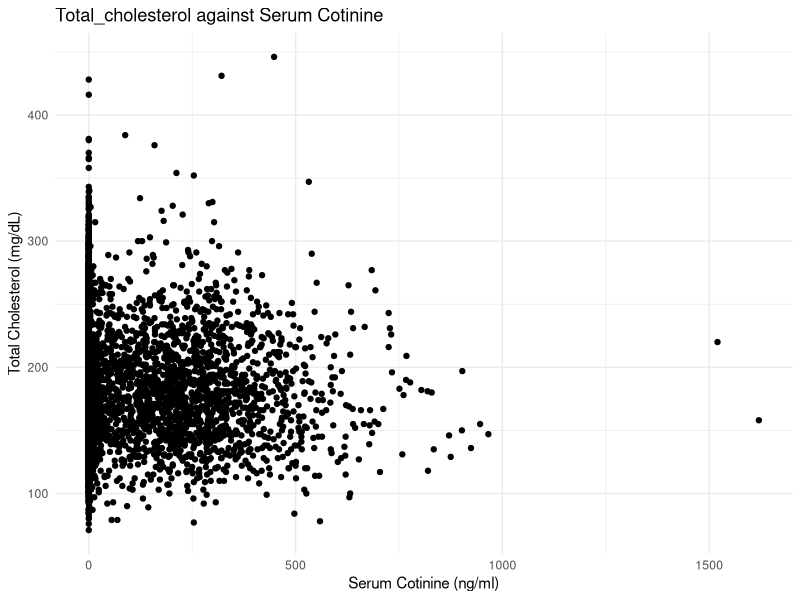
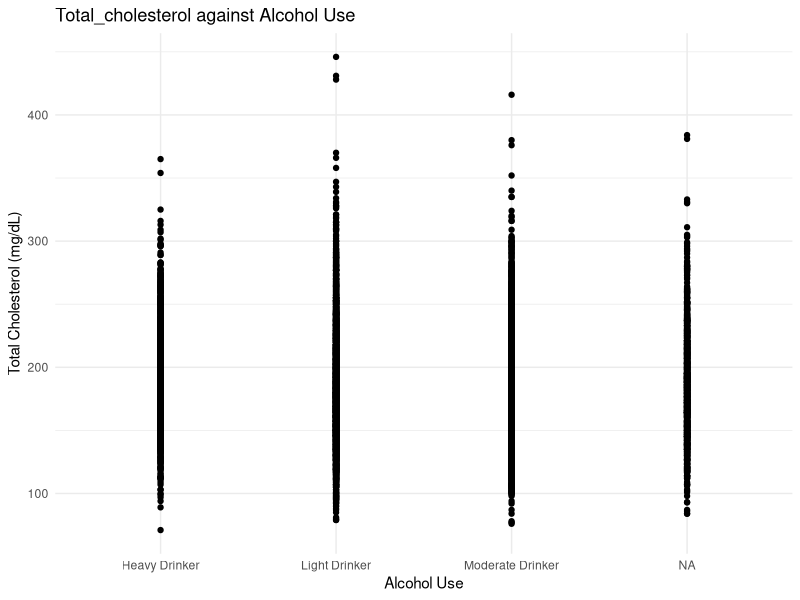
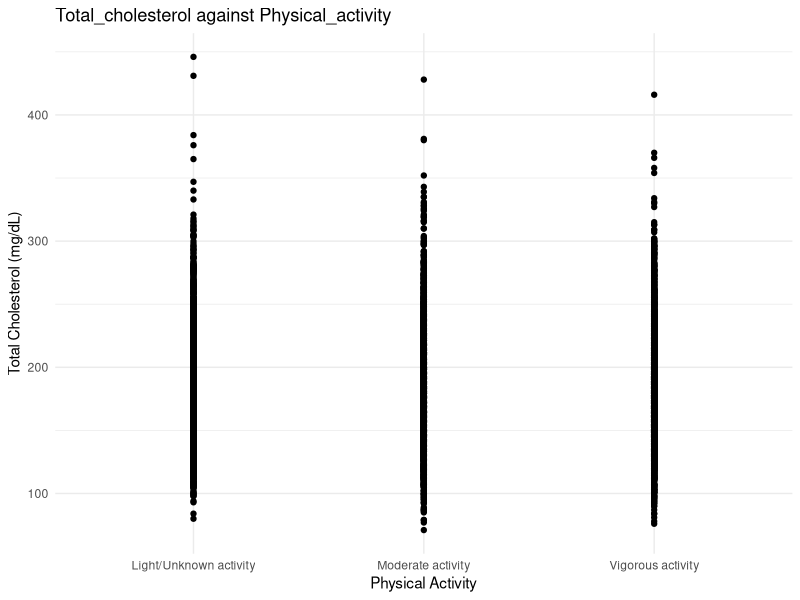
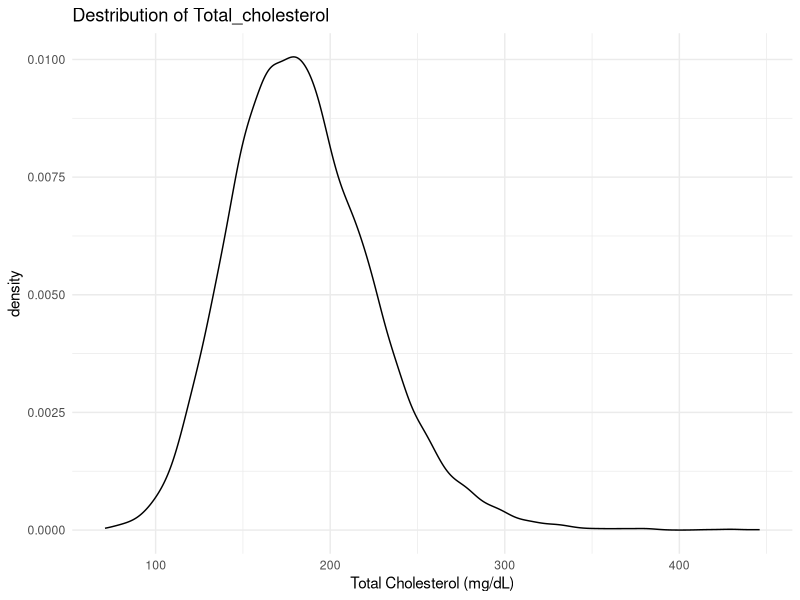
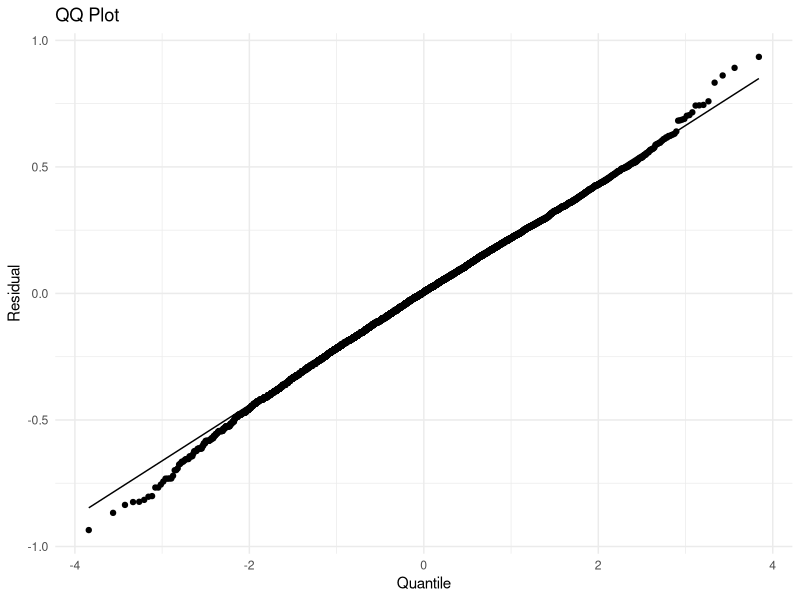
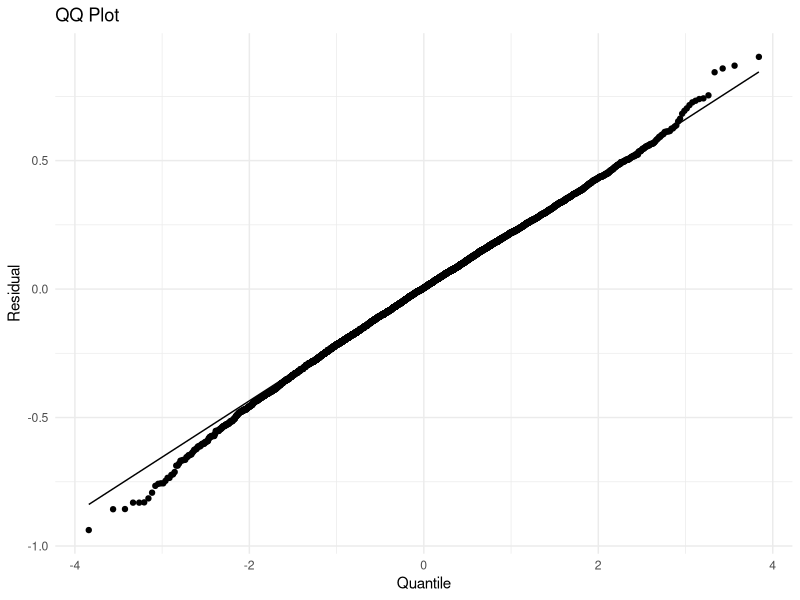
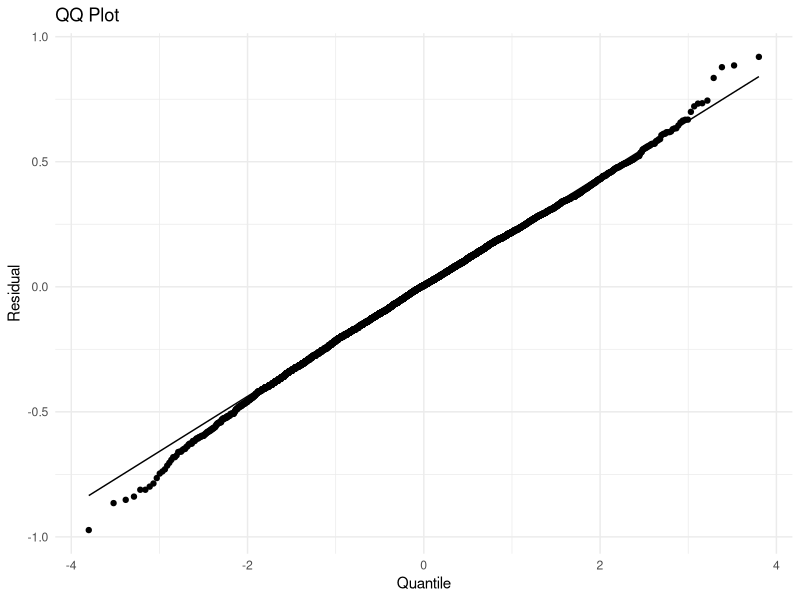
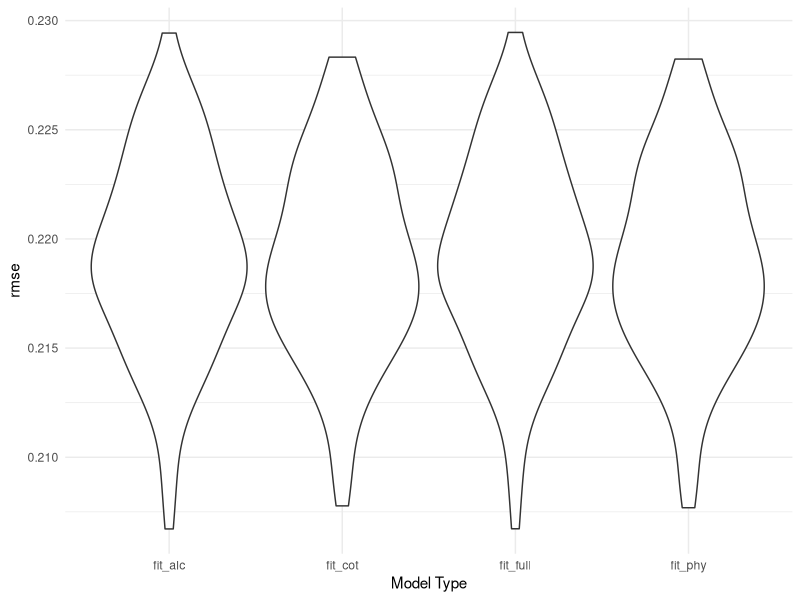

The R source for these figures, in order: (Note: this script raises an error after producing the figures.)
## ---- chunk 1
# load packages and basic settings
library(tidyverse)
library(modelr)
library(purrr)
library(MASS)

set.seed(1)

knitr::opts_chunk$set(
  fig.width = 6,
  fig.asp = .6,
  out.width = "90%"
)

theme_set(theme_minimal() + theme(legend.position = "bottom"))

options(
  ggplot2.continuous.colour = "viridis",
  ggplot2.continuous.fill = "viridis"
)

scale_colour_discrete = scale_colour_viridis_d
scale_fill_discrete = scale_fill_viridis_d

# import data (currently: using direct path)

# total cholesterol < 200 -> 0, >= 200 -> 1
model_df = read_csv("data/combine.csv") |> 
  mutate(
    chol_cat = ifelse(total_cholesterol < 200, 0, 1),
    alcohol_use_order = as.factor(alcohol_use_order),
    physical_activity = relevel(as.factor(physical_activity), ref = "Light/Unknown activity")
  )

# create subset for cholestorl level of desirable level and of above desirable level 
desire_df = 
  model_df |> 
  filter(chol_cat == 0)

ab_desire_df = 
  model_df |> 
  filter(chol_cat == 1)
## ---- chunk 2
# mean and std for continuous variables, overall
list_conti_all = list(
  age = model_df$age, 
  bmi = model_df$bmi, 
  sleep_hour = model_df$sleep_hour, 
  cotinine = model_df$cotinine,
  chol_cat = model_df$chol_cat
) |> 
  as.data.frame()

list_conti_all_clean = 
  list_conti_all[-5] |> 
  lapply(na.omit)

mean_all = sapply(list_conti_all_clean, mean) |> 
  as.data.frame() |> 
  rename(overall_mean = "sapply(list_conti_all_clean, mean)")

std_all = sapply(list_conti_all_clean, sd) |> 
  as.data.frame() |> 
  rename(overall_std = "sapply(list_conti_all_clean, sd)")

# p-value of t test for continuous variables
t_test = function(variable) {
  t_test_result = t.test(list_conti_all[[variable]] ~ list_conti_all$chol_cat)
  return(data.frame(
    variable = variable,
    p_value = t_test_result$p.value
  ))
}

p_value = 
  lapply(c("age", "bmi", "sleep_hour", "cotinine"), t_test) |>
  bind_rows() |> 
  as.data.frame()

# mean and std for all continuous variables, among samples of desirable cholesteral level (named them as "control")
list_conti_desire = list(
  age = desire_df$age, 
  bmi = desire_df$bmi, 
  sleep_hour = desire_df$sleep_hour, 
  cotinine = desire_df$cotinine
) |> 
  as.data.frame() |> 
  lapply(na.omit)

mean_desire = sapply(list_conti_desire, mean) |> 
  as.data.frame() |> 
  rename(control_mean = "sapply(list_conti_desire, mean)")

std_desire = sapply(list_conti_desire, sd) |> 
  as.data.frame() |> 
  rename(control_std = "sapply(list_conti_desire, sd)")

# mean and std for all continuous variables, among samples of above-desirable cholesterol level (named them as "case")
list_conti_ab_desire = list(
  age = ab_desire_df$age, 
  bmi = ab_desire_df$bmi, 
  sleep_hour = ab_desire_df$sleep_hour, 
  cotinine = ab_desire_df$cotinine
) |> 
  as.data.frame() |> 
  lapply(na.omit)

mean_ab_desire = sapply(list_conti_ab_desire, mean) |> 
  as.data.frame() |> 
  rename(case_mean = "sapply(list_conti_ab_desire, mean)")

std_ab_desire = sapply(list_conti_ab_desire, sd) |> 
  as.data.frame() |> 
  rename(case_std = "sapply(list_conti_ab_desire, sd)")
## ---- chunk 3
# combind - continuous
conti_des_df =
  as.data.frame(cbind(mean_all, std_all, mean_desire, std_desire, mean_ab_desire, std_ab_desire, p_value))

conti_des_df = conti_des_df[, -grep("variable", colnames(conti_des_df))] |> 
  knitr::kable(digits = 3)

conti_des_df
## ---- chunk 4
# n and pct for categorical variables, chi-sq test, overall
list_cat_all = list (
  gender = model_df$gender,
  race = model_df$race,
  marital = model_df$marital_status,
  edu = model_df$education_level_20,
  poverty = model_df$poverty_level,
  phy = model_df$physical_activity,
  alcohol = model_df$alcohol_use_cat,
  chol_cat = model_df$chol_cat
) |> 
  as.data.frame()

list_cat_all_clean = 
  list_cat_all[-8] |> 
  lapply(na.omit)

cat_vars = names(list_cat_all_clean)

count_all_function = function(variable) {
  table_value = table(list_cat_all[[variable]], list_cat_all$chol_cat)
  chi_sq_test = chisq.test(table_value)
  
  count = sapply(unique(list_cat_all_clean[[variable]], na.rm = TRUE), function(cat) sum(list_cat_all_clean[[variable]] == cat, na.rm = TRUE))
   
  total = sum(count)
  pct = count / total
  
  result_df = tibble(
    variable = names(count),
    n = count,
    pct = pct,
    p_value = chi_sq_test$p.value
    )
  
  return(result_df)
  }

cat_count_chisq = lapply(cat_vars, count_all_function) |> 
  bind_rows() |> 
  as.data.frame()

# n and pct for categorical variables, among samples of desirable cholesteral level (named them as "control")
list_cat_ctrl = list (
  gender = desire_df$gender,
  race = desire_df$race,
  marital = desire_df$marital_status,
  edu = desire_df$education_level_20,
  poverty = desire_df$poverty_level,
  phy = desire_df$physical_activity,
  alcohol = desire_df$alcohol_use_cat
) |> 
  as.data.frame() |> 
  lapply(na.omit)

cat_vars_ctrl = names(list_cat_ctrl)

count_ctrl_function = function(variable) {
  count = sapply(unique(list_cat_ctrl[[variable]], na.rm = TRUE), function(cat) sum(list_cat_ctrl[[variable]] == cat, na.rm = TRUE))
   
  total = sum(count)
  pct = count / total
  
  result_df = tibble(
    variable = names(count),
    control_n = count,
    control_pct = pct
    )
  
  return(result_df)
}

cat_count_ctrl = lapply(cat_vars_ctrl, count_ctrl_function) |> 
  bind_rows() |> 
  as.data.frame()

# n and pct for categorical variables, among samples of above-desirable cholesterol level (named them as "case")
list_cat_case = list (
  gender = ab_desire_df$gender,
  race = ab_desire_df$race,
  marital = ab_desire_df$marital_status,
  edu = ab_desire_df$education_level_20,
  poverty = ab_desire_df$poverty_level,
  phy = ab_desire_df$physical_activity,
  alcohol = ab_desire_df$alcohol_use_cat
) |> 
  as.data.frame() |> 
  lapply(na.omit)

cat_vars_case = names(list_cat_case)

count_case_function = function(variable) {
  count = sapply(unique(list_cat_case[[variable]], na.rm = TRUE), function(cat) sum(list_cat_case[[variable]] == cat, na.rm = TRUE))
   
  total = sum(count)
  pct = count / total
  
  result_df = tibble(
    variable = names(count),
    case_n = count,
    case_pct = pct
    )
  
  return(result_df)
}

cat_count_case = lapply(cat_vars_case, count_case_function) |> 
  bind_rows() |> 
  as.data.frame()
## ---- chunk 5
cat_des_df =
  cbind.data.frame(cat_count_chisq, cat_count_ctrl, cat_count_case) |> 
  drop_na()

cat_des_df = cat_des_df[, !duplicated(names(cat_des_df))] |> 
  knitr::kable(digits = 3)

cat_des_df
## ---- chunk 6
model_df |> 
  ggplot(aes(x = cotinine, y = total_cholesterol)) + geom_point() +
  labs(title = "Total_cholesterol against Serum Cotinine", x = "Serum Cotinine (ng/ml)", y = "Total Cholesterol (mg/dL)")

model_df |> 
  ggplot(aes(x = alcohol_use_cat, y = total_cholesterol)) + geom_point() +
  labs(title = "Total_cholesterol against Alcohol Use", x = "Alcohol Use", y = "Total Cholesterol (mg/dL)")

model_df |> 
  ggplot(aes(x = physical_activity, y = total_cholesterol)) + geom_point() +
  labs(title = "Total_cholesterol against Physical_activity", x = "Physical Activity", y = "Total Cholesterol (mg/dL)")

model_df |> 
  ggplot(aes(x = total_cholesterol)) + geom_density() +
  labs(title = "Destribution of Total_cholesterol", x = "Total Cholesterol (mg/dL)")
## ---- chunk 7
fit_1 = lm(log(total_cholesterol) ~ cotinine, data = model_df)

fit_1 |> 
  broom::tidy() |> 
  knitr::kable(digits = 3)

model_df |> 
  modelr::add_residuals(fit_1) |> 
  ggplot(aes(sample = resid)) +
  stat_qq() +
  stat_qq_line() +
  labs(title = "QQ Plot", x = "Quantile", y = "Residual")
## ---- chunk 8
fit_cot = lm(log(total_cholesterol) ~ cotinine + age + gender + race + marital_status + education_level_20 + poverty_level, data = model_df)

fit_cot |> 
  broom::tidy() |> 
  knitr::kable(digits = 3)
## ---- chunk 9
fit_2 = lm(log(total_cholesterol) ~ physical_activity, data = model_df)

fit_2 |> 
  broom::tidy() |> 
  knitr::kable(digits = 3)

model_df |> 
  modelr::add_residuals(fit_2) |> 
  ggplot(aes(sample = resid)) +
  stat_qq() +
  stat_qq_line() +
  labs(title = "QQ Plot", x = "Quantile", y = "Residual")
## ---- chunk 10
fit_phy = lm(log(total_cholesterol) ~ physical_activity + age + gender + race + marital_status + education_level_20 + poverty_level, data = model_df)

fit_phy |> 
  broom::tidy() |> 
  knitr::kable(digits = 3)
## ---- chunk 11
fit_3 = lm(log(total_cholesterol) ~ alcohol_use_cat, data = model_df)

fit_3 |> 
  broom::tidy() |> 
  knitr::kable(digits = 3)

model_df |> 
  modelr::add_residuals(fit_3) |> 
  ggplot(aes(sample = resid)) +
  stat_qq() +
  stat_qq_line() +
  labs(title = "QQ Plot", x = "Quantile", y = "Residual")
## ---- chunk 12
fit_alc = lm(log(total_cholesterol) ~ alcohol_use_cat + age + gender + race + marital_status + education_level_20 + poverty_level, data = model_df)

fit_alc |> 
  broom::tidy() |> 
  knitr::kable(digits = 3)
## ---- chunk 13
fit_full = lm(log(total_cholesterol) ~ cotinine + physical_activity + alcohol_use_cat + age + gender + race + marital_status + education_level_20 + poverty_level, data = model_df)

fit_full |> 
  broom::tidy() |> 
  knitr::kable(digits = 3)
## ---- chunk 14
fit_full = lm(log(total_cholesterol) ~ cotinine + physical_activity + alcohol_use_cat + age + gender + race + marital_status + education_level_20 + poverty_level, data = model_df)

test_aic = stepAIC(fit_full, direction = "both", trace = FALSE)

summary(test_aic)
## ---- chunk 15
fit_backward = step(fit_full, direction = "backward")
## ---- chunk 16
fit_stepwise = step(fit_full)
## ---- chunk 17
model_cv_df = 
  model_df |> 
  mutate(
    physical_activity = ifelse(physical_activity == "Light/Unknown activity", 0, ifelse(physical_activity == "Moderate activity", 1, 2)),
    alcohol_use_cat = ifelse(alcohol_use_cat == "Light Drinker", 0, ifelse(alcohol_use_cat == "Moderate Drinker", 1, 2))
    )

# create training and testing sets
cv_df =
  model_cv_df |> 
  crossv_mc(n = 100) |> 
  mutate(
    train = map(train, as_tibble),
    test = map(test, as_tibble)
  )

cv_results =
  cv_df |> 
  mutate(
    fit_cot = map(train, \(df) lm(log(total_cholesterol) ~ cotinine + age + gender + race + marital_status + education_level_20 + poverty_level, data = df)),
    fit_phy = map(train, \(df) lm(log(total_cholesterol) ~ physical_activity + age + gender + race + marital_status + education_level_20 + poverty_level, data = df)),
    fit_alc = map(train, \(df) lm(log(total_cholesterol) ~ alcohol_use_cat + age + gender + race + marital_status + education_level_20 + poverty_level, data = df)),
    fit_full = map(train, \(df) lm(log(total_cholesterol) ~ cotinine + physical_activity + alcohol_use_cat + age + gender + race + marital_status + education_level_20 + poverty_level, data = df))
  ) |> 
  mutate(
    rmse_fit_cot = map2_dbl(fit_cot, test, \(model, df) rmse(model, df)),
    rmse_fit_phy = map2_dbl(fit_phy, test, \(model, df) rmse(model, df)),
    rmse_fit_alc = map2_dbl(fit_alc, test, \(model, df) rmse(model, df)),
    rmse_fit_full = map2_dbl(fit_full, test, \(model, df) rmse(model, df))
  )

cv_results |> 
  dplyr::select(starts_with("rmse")) |> 
  pivot_longer(
    everything(),
    names_to = "model_type",
    values_to = "rmse",
    names_prefix = "rmse_"
  ) |> 
  ggplot(aes(x = model_type, y = rmse)) + geom_violin() +
  labs(x = "Model Type")
## ---- chunk 18
rsquare_fit_cot = rsquare(fit_cot, data = model_df)
rsquare_fit_phy = rsquare(fit_phy, data = model_df)
rsquare_fit_alc = rsquare(fit_alc, data = model_df)
rsquare_fit_full = rsquare(fit_full, data = model_df)

cbind(rsquare_fit_cot, rsquare_fit_phy, rsquare_fit_alc, rsquare_fit_full) |> 
  knitr::kable()
## ---- chunk 19
fit_alc |> 
  broom::tidy() |> 
  knitr::kable(digits = 3)
## ---- chunk 20
save_path = "fit_alc.rds"
saveRDS(fit_alc, save_path)
